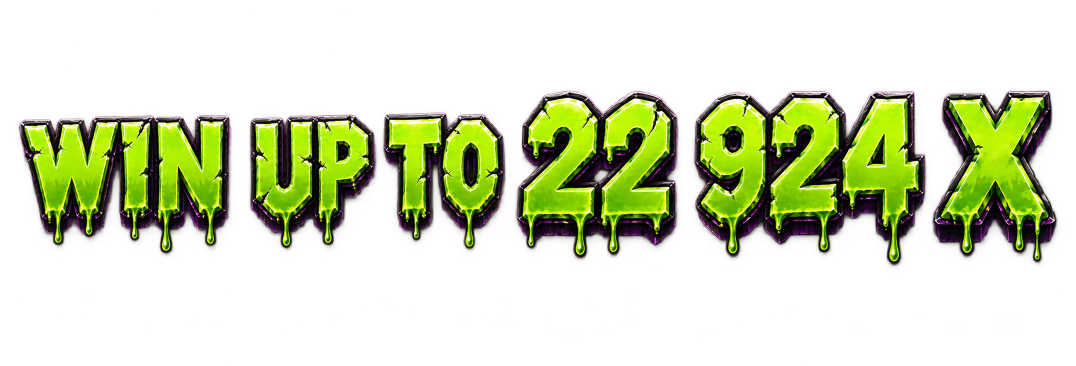
#> input picture apps/mad-science/art-review/madscience/win_up_to/src/win_up_to.png, 2152 x 731 px (shown at 1/2 size)
$ python make_win_up_to.py
#> lines starting #> are read from the running program, lines starting #| are printed output that depends on the picture
"""The intro's "WIN UP TO 22 924 X" banner (LoadingScreen, between the panels
and the prompt). 22,924x = Overcharged Free Spins' top win on the Stake
dashboard for the rebalanced math (2026-10-28).

    python3 make_win_up_to.py

Source: src/win_up_to.png (Evtim, iCloud MyDrive/Mad Science/static, 2152x731,
transparent). Its alpha carries cut-out speckle (alpha <= SPECKLE) out to the
edges: cleared, then the art is cropped to its letters + PAD px. Encoded with
cwebp -sharp_yuv (plain lossy WebP smears saturated green; see the cart disc,
make_buy_button.py), alpha at full quality. Full resolution is kept: the
banner is drawn up to ~1000 CSS px wide on a 1440p desktop, x2 on retina.
"""

import subprocess
from pathlib import Path

from PIL import Image

HERE = Path(__file__).resolve().parent
SRC = HERE / 'src' / 'win_up_to.png'
OUT = HERE.parents[2] / 'static' / 'assets' / 'madscience' / 'win_up_to.webp'
SPECKLE = 2
PAD = 6
QUALITY = 92


def main():
    im = Image.open(SRC).convert('RGBA')
#> im is the input picture: PIL image 2152x731 RGBA; mean R, G, B, A 33.9, 41.5, 9.6, 73.1
    alpha = im.getchannel('A').point(lambda v: 0 if v <= SPECKLE else v)
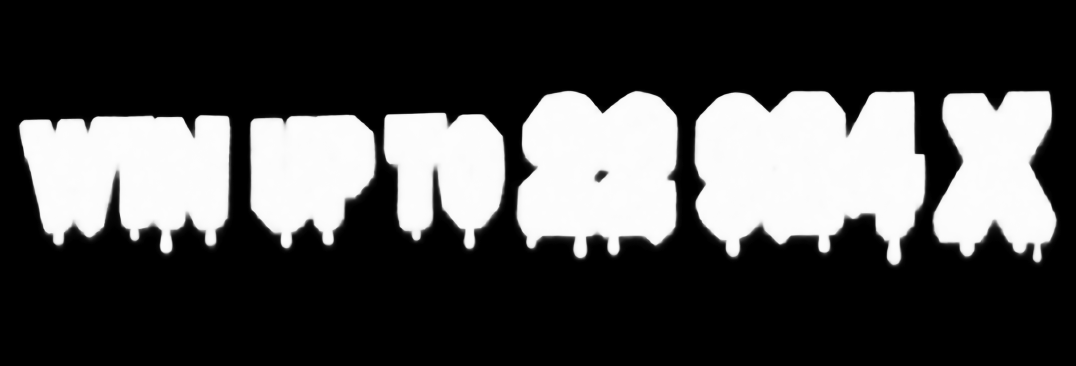
#> alpha: PIL image 2152x731 L (shown at 1/2 size); min 0, max 255, mean 73
    im.putalpha(alpha)
    left, top, right, bottom = alpha.getbbox()
#> left = 33; top = 178; right = 2122; bottom = 540
    box = (
        max(0, left - PAD),
        max(0, top - PAD),
        min(im.width, right + PAD),
        min(im.height, bottom + PAD),
    )
#> box = (27, 172, 2128, 546)
    cropped = im.crop(box)
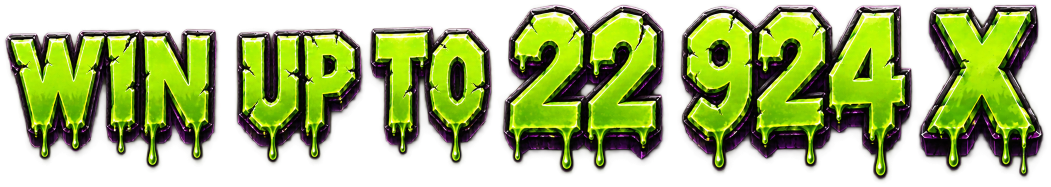
#> cropped: PIL image 2101x374 RGBA (shown at 1/2 size); mean R, G, B, A 67.8, 83, 19.3, 146.1; transparent parts drawn white
    tmp = HERE / 'win_up_to_cropped.png'
    cropped.save(tmp)
    subprocess.run(
        ['cwebp', '-q', str(QUALITY), '-sharp_yuv', '-alpha_q', '100', '-m', '6',
         '-quiet', str(tmp), '-o', str(OUT)],
        check=True,
    )
#> (this line was passed over: subprocess is not available in this run)
#> (the run stopped early here; a loop or call above may not have finished)
